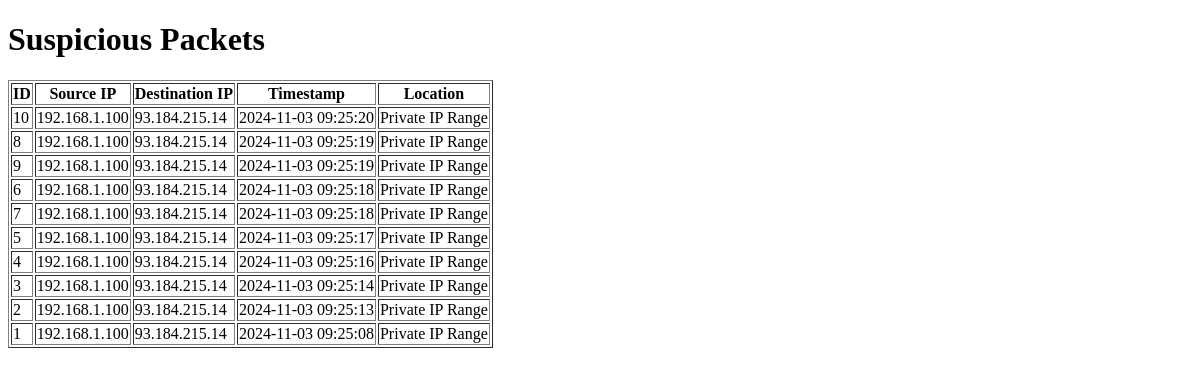
Before: / with the older database file.
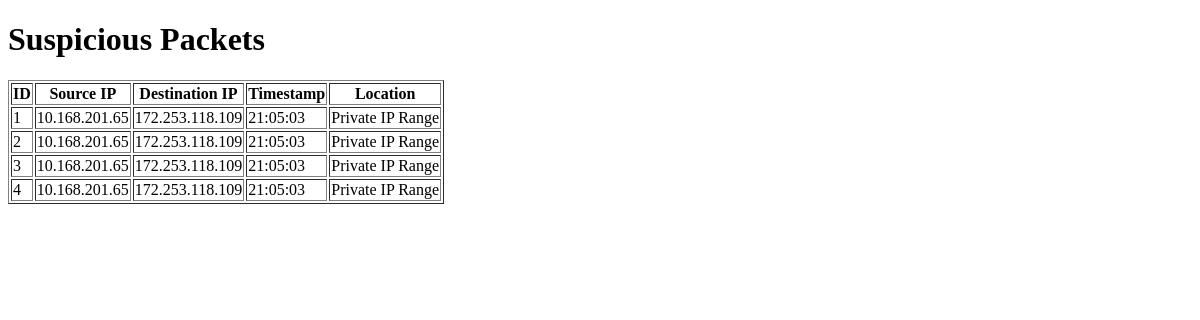
After: the same page with the newer database file.
### tables this page shows
CREATE TABLE suspicious_packets (
            id INTEGER PRIMARY KEY AUTOINCREMENT,
            src_ip TEXT,
            dest_ip TEXT,
            timestamp DATETIME
        );

### web_dashboard.py (the view)
@app.route('/')
def index():
    packets = get_packets()
    return render_template('index.html', packets=packets)

### geo_ip.py (called while the page is built)
def is_private_ip(ip):
    return ipaddress.ip_address(ip).is_private

### web_dashboard.py (called while the page is built)
def get_packets():
    conn = sqlite3.connect('network_monitor.db')
    c = conn.cursor()
    c.execute('SELECT * FROM suspicious_packets ORDER BY timestamp DESC')
    packets = c.fetchall()
    conn.close()
    packets_with_location = []
    for packet in packets:
        src_ip = packet[1]
        if is_private_ip(src_ip):
            location = "Private IP Range"
        else:
            geo_info = get_geo_location(src_ip)
            city = geo_info.get('city', 'N/A')
            country = geo_info.get('country', 'N/A')
            location = f"{city}, {country}"
        packets_with_location.append((*packet, location))
    print("Fetched packets:", packets_with_location)
    return packets_with_location

### templates/index.html (shortened to what this page needs)
<!doctype html>
<html>
<head>
</head>
<body>
    <h1>Suspicious Packets</h1>
    <table border="1">
        <tr>
            <th>ID</th>
            <th>Source IP</th>
            <th>Destination IP</th>
            <th>Timestamp</th>
            <th>Location</th>
        </tr>
        {% for packet in packets %}
        <tr>
            <td>{{ packet[0] }}</td>
            <td>{{ packet[1] }}</td>
            <td>{{ packet[2] }}</td>
            <td>{{ packet[3] }}</td>
            <td>{{ packet[4] }}</td>
        </tr>
        {% endfor %}
    </table>
</body>
</html>

Changed rows visible on the page:
removed suspicious_packets: id "10", src_ip "192.168.1.100", dest_ip "93.184.215.14", timestamp "2024-11-03 09:25:20", packet "Private IP Range"
removed suspicious_packets: id "8", src_ip "192.168.1.100", dest_ip "93.184.215.14", timestamp "2024-11-03 09:25:19", packet "Private IP Range"
removed suspicious_packets: id "9", src_ip "192.168.1.100", dest_ip "93.184.215.14", timestamp "2024-11-03 09:25:19", packet "Private IP Range"
removed suspicious_packets: id "6", src_ip "192.168.1.100", dest_ip "93.184.215.14", timestamp "2024-11-03 09:25:18", packet "Private IP Range"
removed suspicious_packets: id "7", src_ip "192.168.1.100", dest_ip "93.184.215.14", timestamp "2024-11-03 09:25:18", packet "Private IP Range"
removed suspicious_packets: id "5", src_ip "192.168.1.100", dest_ip "93.184.215.14", timestamp "2024-11-03 09:25:17", packet "Private IP Range"
changed suspicious_packets id 1: src_ip "192.168.1.100" → "10.168.201.65"; dest_ip "93.184.215.14" → "172.253.118.109"; timestamp "2024-11-03 09:25:08" → "21:05:03"; moves up the list
changed suspicious_packets id 2: src_ip "192.168.1.100" → "10.168.201.65"; dest_ip "93.184.215.14" → "172.253.118.109"; timestamp "2024-11-03 09:25:13" → "21:05:03"; moves up the list
changed suspicious_packets id 3: src_ip "192.168.1.100" → "10.168.201.65"; dest_ip "93.184.215.14" → "172.253.118.109"; timestamp "2024-11-03 09:25:14" → "21:05:03"; moves down the list
changed suspicious_packets id 4: src_ip "192.168.1.100" → "10.168.201.65"; dest_ip "93.184.215.14" → "172.253.118.109"; timestamp "2024-11-03 09:25:16" → "21:05:03"
